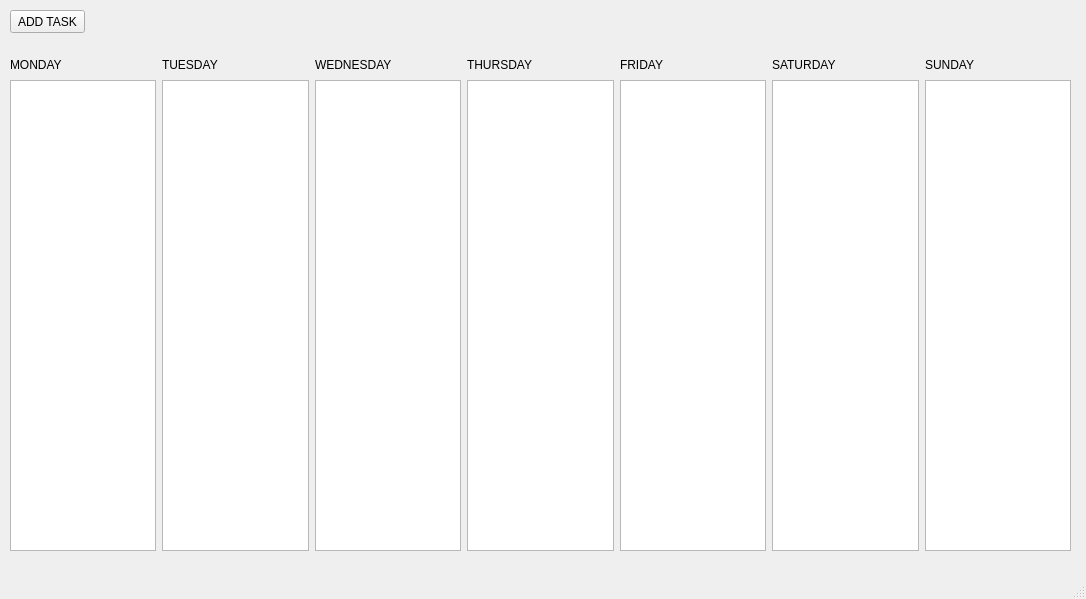
<?xml version="1.0" encoding="UTF-8"?>
<ui version="4.0">
 <class>TaskManager</class>
 <widget class="QMainWindow" name="TaskManager">
  <property name="geometry">
   <rect>
    <x>0</x>
    <y>0</y>
    <width>1086</width>
    <height>599</height>
   </rect>
  </property>
  <property name="windowTitle">
   <string>Task Manager</string>
  </property>
  <widget class="QWidget" name="centralwidget">
   <widget class="QWidget" name="horizontalLayoutWidget">
    <property name="geometry">
     <rect>
      <x>10</x>
      <y>80</y>
      <width>1061</width>
      <height>471</height>
     </rect>
    </property>
    <layout class="QHBoxLayout" name="horizontalLayout">
     <item>
      <widget class="QListWidget" name="monday_list"/>
     </item>
     <item>
      <widget class="QListWidget" name="tuesday_list"/>
     </item>
     <item>
      <widget class="QListWidget" name="wednesday_list"/>
     </item>
     <item>
      <widget class="QListWidget" name="thursday_list"/>
     </item>
     <item>
      <widget class="QListWidget" name="friday_list"/>
     </item>
     <item>
      <widget class="QListWidget" name="saturday_list"/>
     </item>
     <item>
      <widget class="QListWidget" name="sunday_list"/>
     </item>
    </layout>
   </widget>
   <widget class="QWidget" name="horizontalLayoutWidget_2">
    <property name="geometry">
     <rect>
      <x>10</x>
      <y>49</y>
      <width>1061</width>
      <height>31</height>
     </rect>
    </property>
    <layout class="QHBoxLayout" name="horizontalLayout_2">
     <item>
      <widget class="QLabel" name="monday_label">
       <property name="text">
        <string>MONDAY</string>
       </property>
      </widget>
     </item>
     <item>
      <widget class="QLabel" name="tuesday_label">
       <property name="text">
        <string>TUESDAY</string>
       </property>
      </widget>
     </item>
     <item>
      <widget class="QLabel" name="wednesday_label">
       <property name="text">
        <string>WEDNESDAY</string>
       </property>
      </widget>
     </item>
     <item>
      <widget class="QLabel" name="thursday_label">
       <property name="text">
        <string>THURSDAY</string>
       </property>
      </widget>
     </item>
     <item>
      <widget class="QLabel" name="friday_label">
       <property name="text">
        <string>FRIDAY</string>
       </property>
      </widget>
     </item>
     <item>
      <widget class="QLabel" name="saturday_label">
       <property name="text">
        <string>SATURDAY</string>
       </property>
      </widget>
     </item>
     <item>
      <widget class="QLabel" name="sunday_label">
       <property name="text">
        <string>SUNDAY</string>
       </property>
      </widget>
     </item>
    </layout>
   </widget>
   <widget class="QPushButton" name="pushButton">
    <property name="geometry">
     <rect>
      <x>10</x>
      <y>10</y>
      <width>75</width>
      <height>23</height>
     </rect>
    </property>
    <property name="text">
     <string>ADD TASK</string>
    </property>
   </widget>
  </widget>
  <widget class="QMenuBar" name="menubar">
   <property name="geometry">
    <rect>
     <x>0</x>
     <y>0</y>
     <width>1086</width>
     <height>21</height>
    </rect>
   </property>
  </widget>
  <widget class="QStatusBar" name="statusbar"/>
 </widget>
 <resources/>
 <connections/>
</ui>
